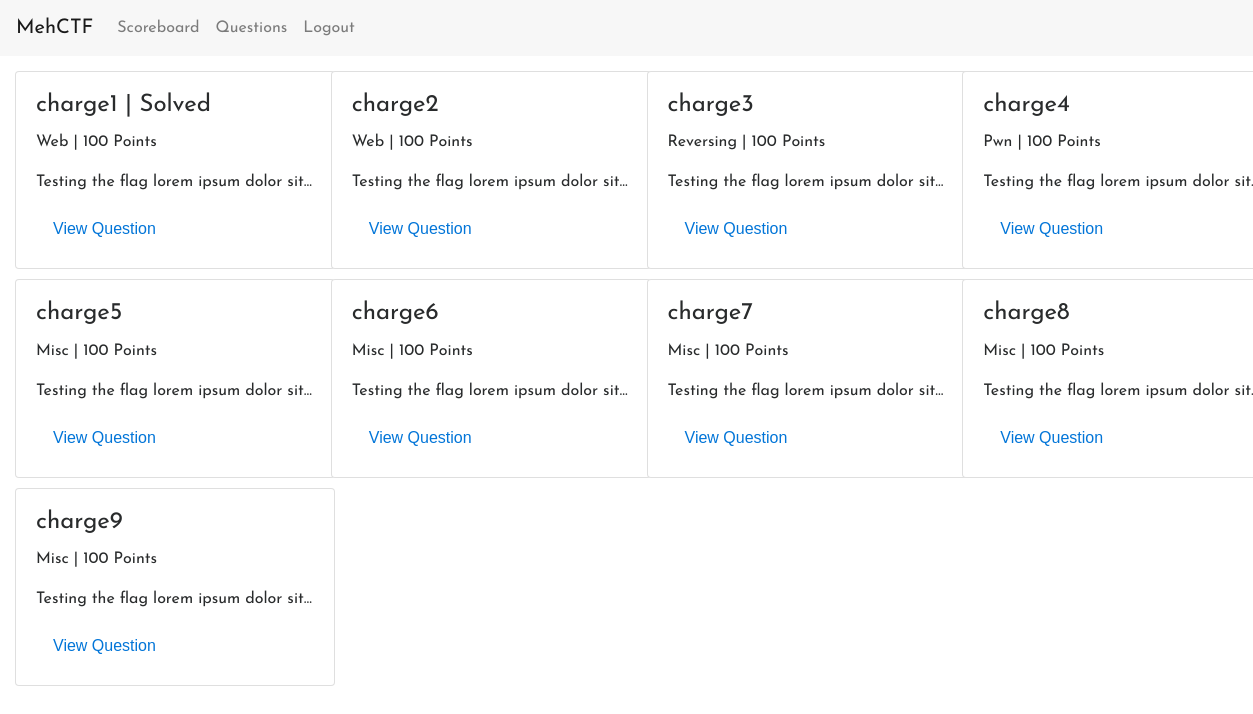
/questions (signed in), run on the app's committed database.
### models.py (models this page shows, shortened)
class Question(Base):
    __tablename__ = 'questions'
    id = Column(Integer, primary_key=True)
    name = Column(String(50))
    desc = Column(String(1000))
    flag = Column(String(200))
    points = Column(Integer)
    category = Column(String(50))
    filename = Column(String(1000))

### application.py (the view)
@app.route('/questions', methods=["GET"])
@login_required
def questions():
  Questions = models.Question.query.all()
  questionsSolvedIDs = [solved.question.id for solved in current_user.solved_questions]
  return render_template('questions.html',Questions=Questions,questionsSolvedIDs=questionsSolvedIDs)

### application.py (called while the page is built)
@login_manager.user_loader
def load_user(username):
    return models.User.query.filter_by(username = username).first()

@app.teardown_appcontext # DB Session Config
def shutdown_session(exception=None):
    db_session.remove()

@app.context_processor
def inject_user():
    return dict(user=current_user)

@app.after_request
def add_header(r):
  r.headers["Cache-Control"] = "no-cache, no-store, must-revalidate"
  r.headers["Pragma"] = "no-cache"
  r.headers["Expires"] = "0"
  r.headers['Cache-Control'] = 'public, max-age=0'
  return r

### models.py (called while the page is built)
    @property
    def is_authenticated(self):
        return True

### templates/questions.html (shortened to what this page needs)
{% extends "layout.html" %}
{% block body %}
<div class = "questions">
  <div class="row">
  {% for Question in Questions %}
  <div class="col-xs-12 col-sm-12 col-md-3 col-lg-3 question">
    <div class = "card" style = "width: 20rem; margin: 5px 5px 5px 5px">
      <div class = "card-block">
        <h4 class="card-title">{{ Question.name }}{% if Question.id in questionsSolvedIDs %} | Solved{% endif %}</h4>
        <p clas = "card-text">{{ Question.category }} | {{ Question.points }} Points</p>
        <p clas = "card-text">{{ Question.desc | truncate(50) }}</p>
        <a class = "card-link" href="/question/{{Question.id}}"><button class="btn btn-link">View Question</button></a>
      </div>
    </div>
  </div>
  {% endfor %}
</div>
{% endblock %}

### templates/layout.html (shortened to what this page needs)
<!doctype html>
<html>
<head>
  <link rel="stylesheet" type="text/css" href="/static/css/main.css">
  <link rel="stylesheet" type="text/css" href="/static/css/bootstrap.min.css">
</head>
<body>
    <nav class="navbar navbar-toggleable-md navbar-light bg-faded">
        <a class="navbar-brand" href="/">MehCTF</a>
        <div class="" id="navbarNavAltMarkup">
          <div class="nav navbar-nav">
            <a class="nav-item nav-link" href="/scoreboard">Scoreboard<span class="sr-only">(current)</span></a>
            {% if not user.is_authenticated %}
            <a class="nav-item nav-link" href="/login">Login<span class="sr-only">(current)</span></a>
            <a class="nav-item nav-link" href="/register">Register<span class="sr-only">(current)</span></a>
            {% else %}
            <a class="nav-item nav-link" href="/questions">Questions<span class="sr-only">(current)</span></a>
            <a class="nav-item nav-link" href="/logout">Logout<span class="sr-only">(current)</span></a>
            {% endif %}
          </div>
        </div>
      </nav>
  {% block body %}
  {% endblock %}
</body>
</html>

### static/css/main.css (style rules this page uses)
body { font-family: 'Josefin Sans', sans-serif !important }
.questions { margin : 10px 10px 10px 10px; }
.question a:link, .question a:visited { color: black; }

### data on the page
Question: name "charge1", shows "| Solved", category "Web", points "100", desc "Testing the flag lorem ipsum dolor sit..."
Question: name "charge2", category "Web", points "100", desc "Testing the flag lorem ipsum dolor sit..."
Question: name "charge3", category "Reversing", points "100", desc "Testing the flag lorem ipsum dolor sit..."
Question: name "charge4", category "Pwn", points "100", desc "Testing the flag lorem ipsum dolor…"
Question: name "charge5", category "Misc", points "100", desc "Testing the flag lorem ipsum dolor sit..."
Question: name "charge6", category "Misc", points "100", desc "Testing the flag lorem ipsum dolor sit..."
Question: name "charge7", category "Misc", points "100", desc "Testing the flag lorem ipsum dolor sit..."
Question: name "charge8", category "Misc", points "100", desc "Testing the flag lorem ipsum dolor…"
Question: name "charge9", category "Misc", points "100", desc "Testing the flag lorem ipsum dolor sit..."
